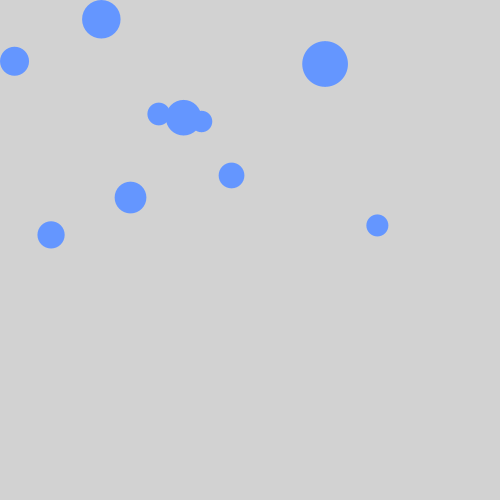
Frame 1 (no input)
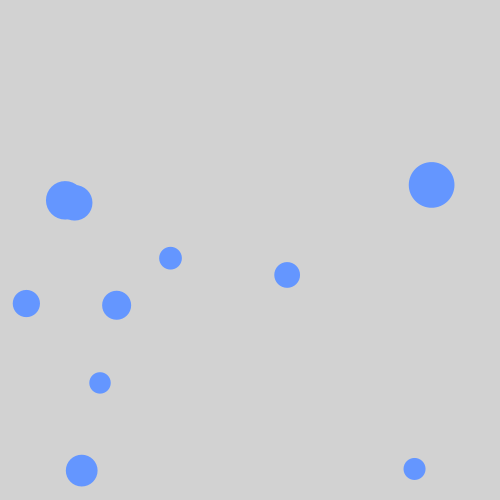
Frame 60 (the mouse pressed at the canvas centre just before this capture)
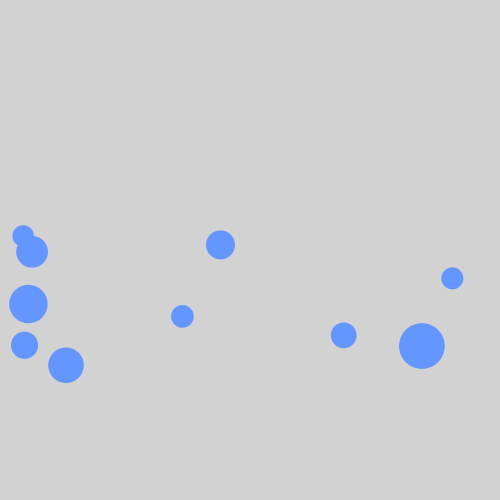
Frame 120 (the mouse held since frame 60 and released just before this capture)

The Processing sketch that drew these frames (run headless with seeded random() and noise(); from frame 60 on, the mouse is pressed at the canvas centre):

// Processing sketch: Ariza_David_HandsOnForcesandParticles
// ── Ariza_David_HandsOnForcesandParticles.pde
class Particle {
  PVector pos;
  PVector vel;
  float r;
  
  
  Particle(float x, float y, float vx, float vy, float r) {
    pos = new PVector(x, y);
    vel = new PVector(vx, vy);
    this.r = r;
  }
  
  void applyForces(float fx, float fy) {
    // Apply forces (gravity) to velocity
    vel.x += fx;
    vel.y += fy;
    
    // Update position based on velocity
    pos.x += vel.x;
    pos.y += vel.y;
    
    // Check for collision with screen edges and bounce
    if (pos.x - r / 2 < 0 || pos.x + r / 2 > width) {
      vel.x *= -0.9; // Reverse horizontal velocity with some energy loss
    }
    if (pos.y - r / 2 < 0 || pos.y + r / 2 > height) {
      vel.y *= -0.9; // Reverse vertical velocity with some energy loss
    }
    
    // Keep particle within screen bounds
    pos.x = constrain(pos.x, r / 2, width - r / 2);
    pos.y = constrain(pos.y, r / 2, height - r / 2);
  }
  
  void display() {
    fill(100, 150, 255);
    noStroke();
    ellipse(pos.x, pos.y, r, r);
  }
}

Particle[] particles = new Particle[10];

void setup() {
  size(500, 500); // Set window size
  
  // Initialize particles with random positions and velocities
  for (int i = 0; i < particles.length; i++) {
    float x = random(0, width);
    float y = random(0, height / 2);
    float vx = random(-2, 2); // Random horizontal velocity
    float vy = random(-2, 2); // Random vertical velocity
    float r = random(20, 50); // Random radius
    particles[i] = new Particle(x, y, vx, vy, r);
  }
}

void draw() {
  background(210); // Light gray background
  
  // Update and display each particle
  for (int i = 0; i < particles.length; i++) {
    particles[i].applyForces(0.0, 0.1); // Gravity force (downward)
    particles[i].display();
  }
}
  
